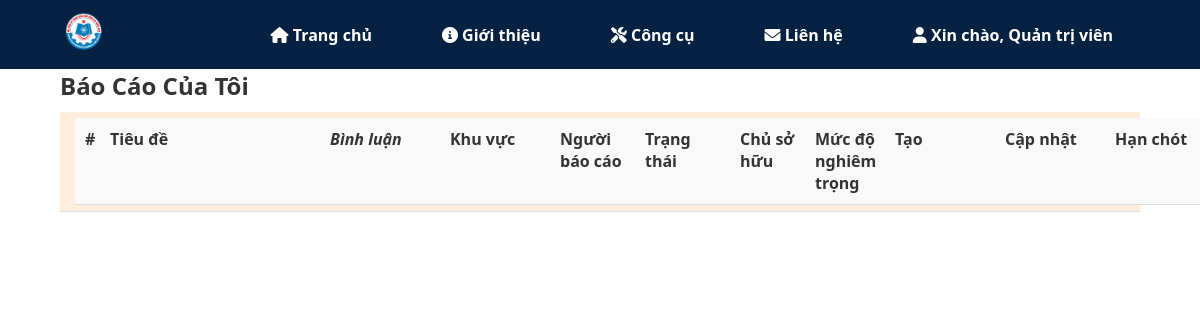
/reports/my_reports (signed in), run on an earlier commit of the app's database.
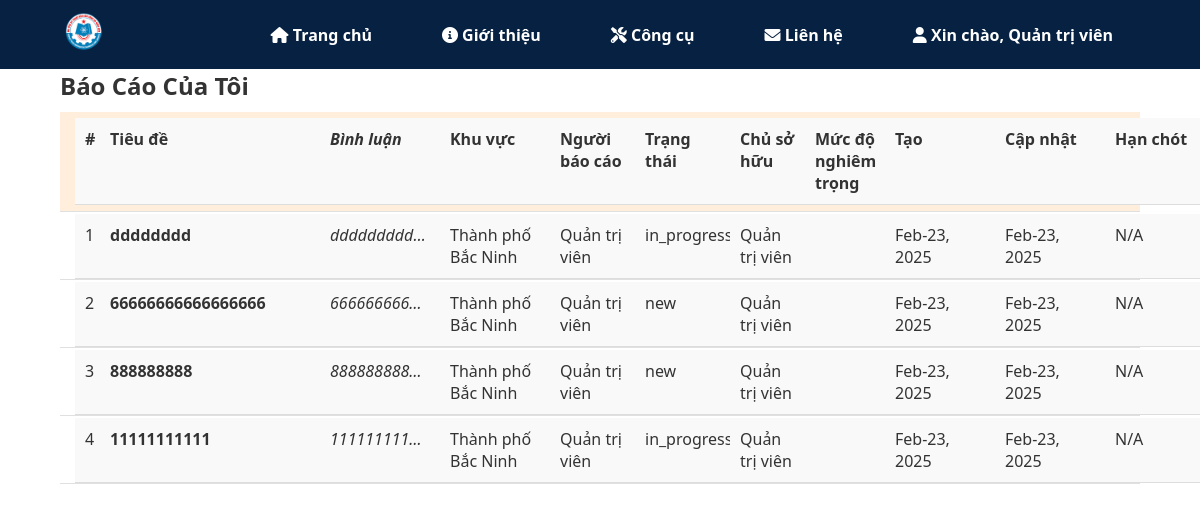
And on a later commit of the database.
### asrp/models.py (models this page shows, shortened)
class Report(db.Model):
    __tablename__ = 'reports'
    id = db.Column(db.Integer, primary_key=True)
    user_id = db.Column(db.Integer, db.ForeignKey('users.id'), nullable=False)
    area_id = db.Column(db.Integer, db.ForeignKey('areas.id'), nullable=False)
    title = db.Column(db.String(200), nullable=False)
    description = db.Column(db.Text, nullable=False)
    latitude = db.Column(db.Float, nullable=True)
    longitude = db.Column(db.Float, nullable=True)
    date_submitted = db.Column(db.DateTime, default=datetime.utcnow, nullable=False)
    status = db.Column(
        db.Enum('new', 'in_progress', 'closed', 'resolved'),
        default='new',
        nullable=False
    )
    assigned_officer_id = db.Column(db.Integer, db.ForeignKey('users.id'), nullable=True)
    created_at = db.Column(db.DateTime, default=datetime.utcnow, nullable=False)
    updated_at = db.Column(
        db.DateTime,
        default=datetime.utcnow,
        onupdate=datetime.utcnow,
        nullable=False
    )
    user = relationship('User', foreign_keys=[user_id], back_populates='reports')
    assigned_officer = db.relationship('User', foreign_keys=[assigned_officer_id])
    area = db.relationship(
        'Area',
        backref='reports',
        lazy='joined'
    )
    attachments = db.relationship('Attachment', backref='report', lazy='select')

class Area(db.Model):
    __tablename__ = 'areas'
    id = db.Column(db.Integer, primary_key=True)
    name = db.Column(db.String(150), nullable=False)
    description = db.Column(db.Text, nullable=True)

class User(UserMixin, db.Model):
    __tablename__ = 'users'
    id = db.Column(db.Integer, primary_key=True)
    username = db.Column(db.String(64), index=True, unique=True)
    email = db.Column(db.String(120), index=True, unique=True)
    password_hash = db.Column(db.String(128))
    full_name = db.Column(db.String(150), nullable=False)
    phone_number = db.Column(db.String(20), nullable=False)
    role = db.Column(
        db.Enum('user', 'police_officer', 'admin'),
        default='user',
        nullable=False
    )
    unit_id = db.Column(db.Integer, db.ForeignKey('units.id'), nullable=True)
    date_joined = db.Column(db.DateTime, default=datetime.utcnow, nullable=False)
    is_active = db.Column(db.Boolean, default=True, nullable=False)
    personal_photo = db.Column(db.String(200), nullable=True)
    id_card_photo = db.Column(db.String(200), nullable=True)
    additional_info = db.Column(db.Text, nullable=True)
    verification_status = db.Column(
        db.Enum('pending', 'verified', 'rejected'),
        default='pending',
        nullable=False
    )
    reports = relationship('Report', foreign_keys='Report.user_id', back_populates='user')
    unit = db.relationship('Unit', backref='members', lazy='joined')
    authored_contents = db.relationship('Content', backref='author', lazy='dynamic')

### asrp/blueprints/report/routes.py (the view)
@report_bp.route('/my_reports', methods=['GET'])
@login_required
def my_reports():
    user_reports = Report.query.filter_by(user_id=current_user.id).all()
    return render_template('report/my_reports.html', reports=user_reports)

### asrp/templates/report/my_reports.html
{% extends "base.html" %}
{% block content %}
<div class="container mt-5">
    <h2 class="text-center mb-4">Báo Cáo Của Tôi</h2>
    <div class="container-fluid statistics-table" style="margin-top: 10px">
        <div class="table-row header">
            <div class="column index">#</div>
            <div class="wrapper attributes">
                <div class="wrapper title-comment-module-reporter">
                    <div class="wrapper title-comment">
                        <div class="column title">Tiêu đề</div>
                        <div class="column comment">Bình luận</div>
                    </div>
                    <div class="wrapper module-reporter">
                        <div class="column module">Khu vực</div>
                        <div class="column reporter">Người báo cáo</div>
                    </div>
                </div>
                <div class="wrapper status-owner-severity">
                    <div class="wrapper status-owner">
                        <div class="column status">Trạng thái</div>
                        <div class="column owner">Chủ sở hữu</div>
                    </div>
                    <div class="column severity">Mức độ nghiêm trọng</div>
                </div>
            </div>
            <div class="wrapper dates">
                <div class="column date">Tạo</div>
                <div class="column date">Cập nhật</div>
                <div class="column date">Hạn chót</div>
            </div>
        </div>
        {% for report in reports %}
        <div class="table-row">
            <div class="column index">{{ loop.index }}</div>
            <div class="wrapper attributes">
                <div class="wrapper title-comment-module-reporter">
                    <div class="wrapper title-comment">
                        <div class="column title">{{ report.title }}</div>
                        <div class="column comment">{{ report.description }}</div>
                    </div>
                    <div class="wrapper module-reporter">
                        <div class="column module">{{ report.area.name }}</div>
                        <div class="column reporter">{{ report.user.full_name }}</div>
                    </div>
                </div>
                <div class="wrapper status-owner-severity">
                    <div class="wrapper status-owner">
                        <div class="column status"><span class="label label-primary">{{ report.status }}</span></div>
                        <div class="column owner">{{ report.user.full_name }}</div>
                    </div>
                    <div class="column severity">{{ report.severity }}</div>
                </div>
            </div>
            <div class="wrapper dates">
                <div class="column date">{{ report.date_submitted.strftime('%b-%d, %Y') }}</div>
                <div class="column date">{{ report.updated_at.strftime('%b-%d, %Y') }}</div>
                <div class="column date">{{ report.due_date.strftime('%b-%d, %Y') if report.due_date else 'N/A' }}</div>
            </div>
        </div>
        {% endfor %}
    </div>
</div>
{% endblock %}

What changed in the data, as far as the page shows it:
now on this page (row edited): Report: title "dddddddd", description "ddddddddd…", area.name "Thành phố Bắc Ninh", user.full_name "Quản trị viên", status "in_progress", date_submitted "Feb-23, 2025", updated_at "Feb-23, 2025", due_date "N/A"
now on this page (row edited): Report: title "66666666666666666", description "666666666…", area.name "Thành phố Bắc Ninh", user.full_name "Quản trị viên", status "new", date_submitted "Feb-23, 2025", updated_at "Feb-23, 2025", due_date "N/A"
now on this page (row edited): Report: title "888888888", description "888888888…", area.name "Thành phố Bắc Ninh", user.full_name "Quản trị viên", status "new", date_submitted "Feb-23, 2025", updated_at "Feb-23, 2025", due_date "N/A"
now on this page (row edited): Report: title "11111111111", description "111111111…", area.name "Thành phố Bắc Ninh", user.full_name "Quản trị viên", status "in_progress", date_submitted "Feb-23, 2025", updated_at "Feb-23, 2025", due_date "N/A"
